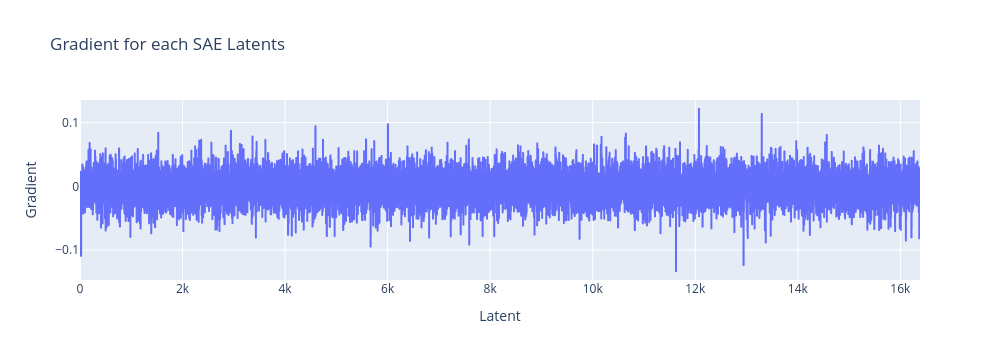

Notebook cell for this chart:
### Markdown cell above
12072 is relevant to erotic and pornographic content

### Code cell
# Plot line chart of latent activations
px.line(
    sae_dec_projection.cpu().numpy(),
    title=f"Gradient for each SAE Latents",
    labels={"index": "Latent", "value": "Gradient"},
    width=1000,
).update_layout(showlegend=False).show()

### Figure 1 — Plotly figure (JSON) as saved in the notebook; plotly's stock layout.template omitted (floating-point values rounded to 4 significant figures; data arrays with more than 128 entries replaced by an {"elided": "..."} marker saying what was removed)
{"data": [{"hovertemplate": "variable=0<br>Latent=%{x}<br>Gradient=%{y}<extra></extra>", "legendgroup": "0", "line": {"color": "#636efa", "dash": "solid"}, "marker": {"symbol": "circle"}, "mode": "lines", "name": "0", "showlegend": true, "type": "scattergl", "x": {"elided": "16384 int values"}, "xaxis": "x", "y": {"elided": "16384 float values"}, "yaxis": "y"}], "layout": {"height": 360, "legend": {"title": {"text": "variable"}, "tracegroupgap": 0}, "showlegend": false, "title": {"text": "Gradient for each SAE Latents"}, "width": 1000, "xaxis": {"anchor": "y", "autorange": true, "domain": [0, 1], "range": [0, 16383], "title": {"text": "Latent"}, "type": "linear"}, "yaxis": {"anchor": "x", "autorange": true, "domain": [0, 1], "range": [-0.1468, 0.1355], "title": {"text": "Gradient"}, "type": "linear"}}}
